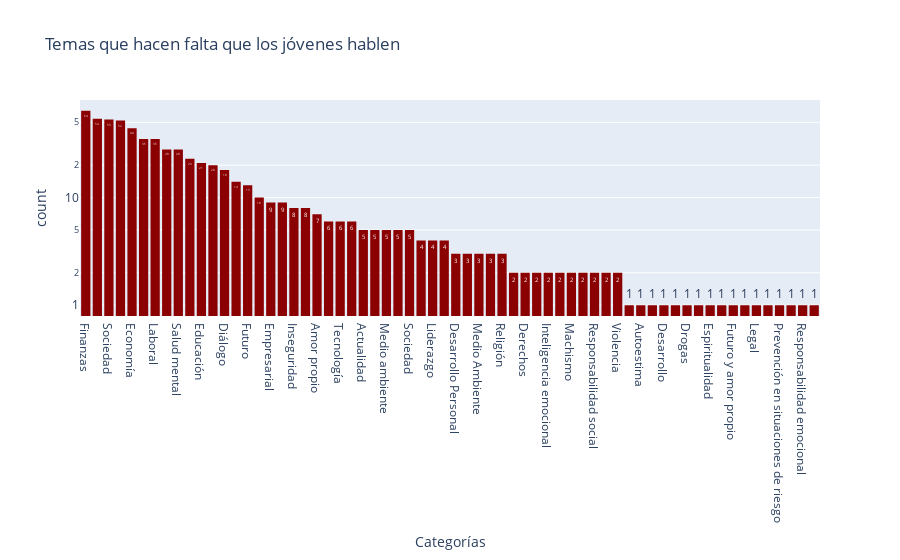

Notebook code for this chart:
### Markdown cell above
### Temas que hacen falta hablar

### Code cell
df1.head()

df1['Categorías'].fillna("Actualidad", inplace = True)
df1['Categorías'] = df1['Categorías'].replace(['Emprendimiento '],'Emprendimiento')
df1['Categorías'] = df1['Categorías'].replace(['Inseguridad '],'Inseguridad')
df1['Categorías'] = df1['Categorías'].replace(['Salud mental ', 'Salud Mental'],'Salud mental')
df1['Categorías'] = df1['Categorías'].replace(['Todo'],'Diálogo')

fig = px.histogram(df1, x="Categorías",
                   title='Temas que hacen falta que los jóvenes hablen',
                   color_discrete_sequence=['darkred'],
                   log_y=True, # represent bars with log scale
                   text_auto= True
                   ).update_xaxes(categoryorder='total descending')
                   
fig.show()

### Figure 1 — Plotly figure (JSON) as saved in the notebook; plotly's stock layout.template omitted (floating-point values rounded to 4 significant figures; data arrays with more than 128 entries replaced by an {"elided": "..."} marker saying what was removed)
{"data": [{"alignmentgroup": "True", "bingroup": "x", "hovertemplate": "Categorías=%{x}<br>count=%{y}<extra></extra>", "legendgroup": "", "marker": {"color": "darkred", "pattern": {"shape": ""}}, "name": "", "offsetgroup": "", "orientation": "v", "showlegend": false, "texttemplate": "%{value}", "type": "histogram", "x": {"elided": "660 str values"}, "xaxis": "x", "yaxis": "y"}], "layout": {"barmode": "relative", "legend": {"tracegroupgap": 0}, "title": {"text": "Temas que hacen falta que los jóvenes hablen"}, "xaxis": {"anchor": "y", "categoryorder": "total descending", "domain": [0, 1], "title": {"text": "Categorías"}}, "yaxis": {"anchor": "x", "domain": [0, 1], "title": {"text": "count"}, "type": "log"}}}
